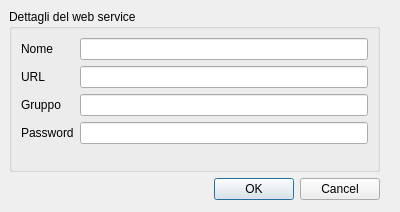
<?xml version="1.0" encoding="UTF-8"?>
<ui version="4.0">
 <class>NewServiceConnectionDialog</class>
 <widget class="QDialog" name="NewServiceConnectionDialog">
  <property name="geometry">
   <rect>
    <x>0</x>
    <y>0</y>
    <width>400</width>
    <height>212</height>
   </rect>
  </property>
  <property name="windowTitle">
   <string>Crea una nuova connessione ad un json web service</string>
  </property>
  <widget class="QWidget" name="layoutWidget">
   <property name="geometry">
    <rect>
     <x>9</x>
     <y>9</y>
     <width>371</width>
     <height>191</height>
    </rect>
   </property>
   <layout class="QVBoxLayout" name="verticalLayout">
    <item>
     <widget class="QGroupBox" name="groupBox">
      <property name="title">
       <string>Dettagli del web service</string>
      </property>
      <layout class="QFormLayout" name="formLayout">
       <item row="0" column="0">
        <widget class="QLabel" name="label">
         <property name="text">
          <string>Nome</string>
         </property>
        </widget>
       </item>
       <item row="0" column="1">
        <widget class="QLineEdit" name="leName"/>
       </item>
       <item row="1" column="0">
        <widget class="QLabel" name="label_2">
         <property name="text">
          <string>URL</string>
         </property>
        </widget>
       </item>
       <item row="1" column="1">
        <widget class="QLineEdit" name="leURL"/>
       </item>
       <item row="2" column="1">
        <widget class="QLineEdit" name="leUser"/>
       </item>
       <item row="2" column="0">
        <widget class="QLabel" name="label_3">
         <property name="text">
          <string>Gruppo</string>
         </property>
        </widget>
       </item>
       <item row="3" column="0">
        <widget class="QLabel" name="label_4">
         <property name="text">
          <string>Password</string>
         </property>
        </widget>
       </item>
       <item row="3" column="1">
        <widget class="QLineEdit" name="lePassword">
         <property name="echoMode">
          <enum>QLineEdit::Password</enum>
         </property>
        </widget>
       </item>
      </layout>
     </widget>
    </item>
    <item>
     <widget class="QDialogButtonBox" name="buttonBox">
      <property name="orientation">
       <enum>Qt::Horizontal</enum>
      </property>
      <property name="standardButtons">
       <set>QDialogButtonBox::Cancel|QDialogButtonBox::Ok</set>
      </property>
     </widget>
    </item>
   </layout>
  </widget>
 </widget>
 <resources/>
 <connections>
  <connection>
   <sender>buttonBox</sender>
   <signal>accepted()</signal>
   <receiver>NewServiceConnectionDialog</receiver>
   <slot>accept()</slot>
   <hints>
    <hint type="sourcelabel">
     <x>248</x>
     <y>254</y>
    </hint>
    <hint type="destinationlabel">
     <x>157</x>
     <y>274</y>
    </hint>
   </hints>
  </connection>
  <connection>
   <sender>buttonBox</sender>
   <signal>rejected()</signal>
   <receiver>NewServiceConnectionDialog</receiver>
   <slot>reject()</slot>
   <hints>
    <hint type="sourcelabel">
     <x>316</x>
     <y>260</y>
    </hint>
    <hint type="destinationlabel">
     <x>286</x>
     <y>274</y>
    </hint>
   </hints>
  </connection>
 </connections>
</ui>
